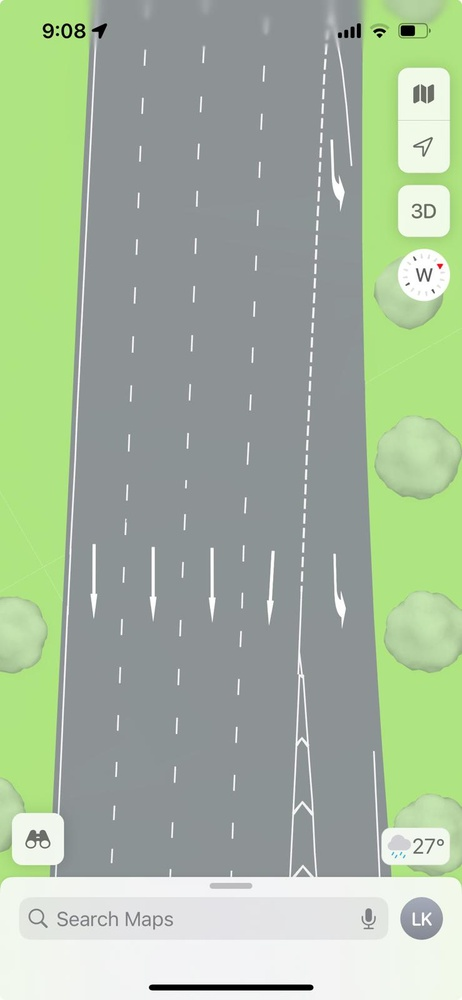
#> input picture AppleMaps/applemaps.jpg, 462 x 1000 px, shrunk from 739 x 1600 before the run
$ python AppleMasking.py
#> lines starting #> are read from the running program, lines starting #| are printed output that depends on the picture; after the words box and inside, x2 and y2 are one past the last pixel; in counts of white or black regions, pixels touching at a corner belong together
import cv2
import numpy as np

image_path = "applemaps.jpg"
image = cv2.imread(image_path)
#> image is the input picture: shape (1000, 462, 3); mean B, G, R 158.7, 182.9, 165.4

hsv = cv2.cvtColor(image, cv2.COLOR_BGR2HSV)
#> hsv: shape (1000, 462, 3); mean H, S, V 78.8, 37.7, 184.5

lower_white_markings = np.array([0, 0, 170], dtype=np.uint8)
upper_white_markings = np.array([255, 30, 255], dtype=np.uint8)
white_markings_mask = cv2.inRange(hsv, lower_white_markings, upper_white_markings)
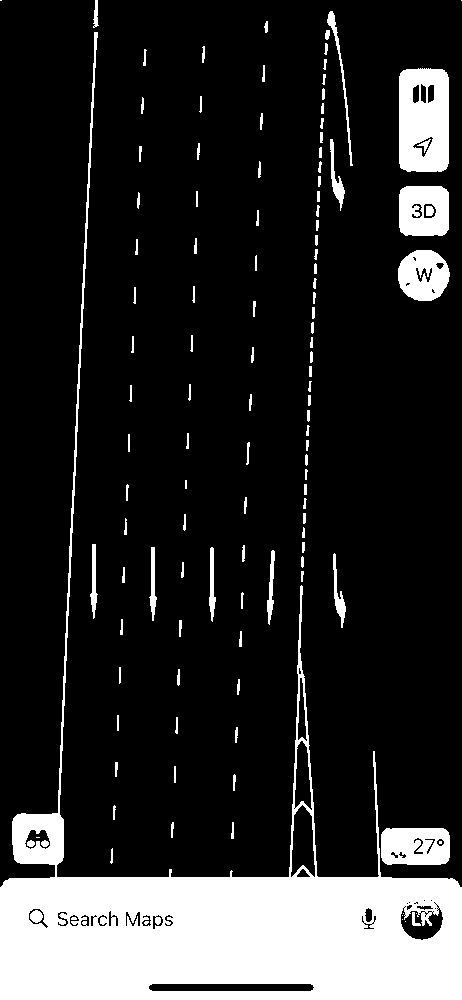
#> white_markings_mask: shape (1000, 462); 16.6% white; 121 white regions (12 under 20 px), largest, box (x1, y1, x2, y2) and area: (0, 32, 462, 1000) 59488, (399, 68, 449, 172) 4637, (381, 828, 450, 865) 2299


road_mask_inverted = cv2.bitwise_not(white_markings_mask)

cv2.imshow("Inverted Road and Markings", road_mask_inverted)
cv2.imwrite("mask.png",road_mask_inverted)

cv2.waitKey(0)
cv2.destroyAllWindows()
